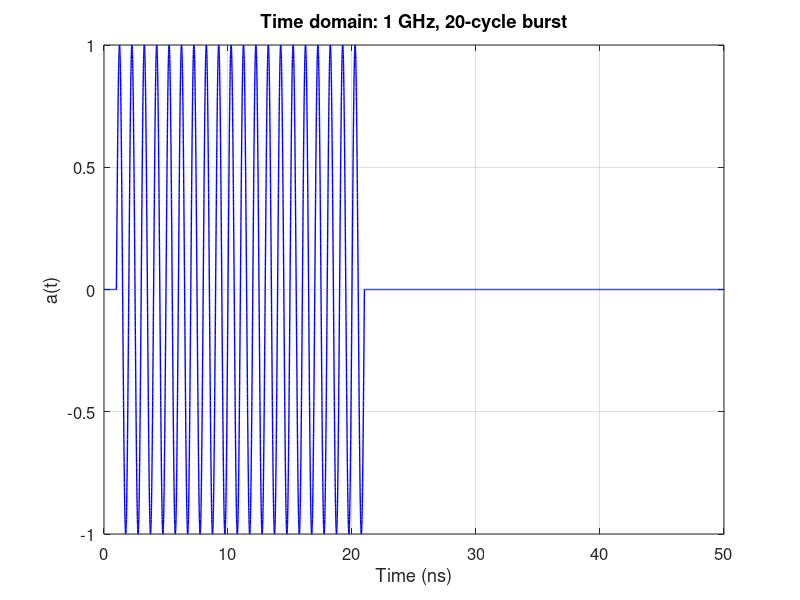
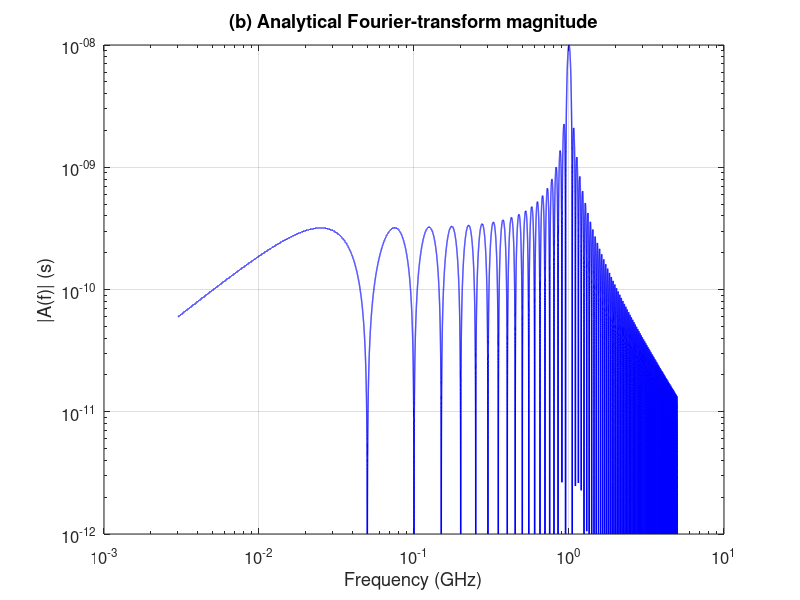

MATLAB code for these plots, in order:
%% Reproduce the 20-cycle RF burst and its analytical spectrum
% No additional toolboxes required.
% A 20 ns burst delayed by 1 ns ends at 21 ns.
% The printed book equation's endpoint NT would instead give 19 cycles.
clear; clc; close all;

%% Parameters
f0  = 1e9;                 % Carrier frequency: 1 GHz
T   = 1/f0;                % One cycle: 1 ns
N   = 20;                  % Number of complete cycles (positive integer)
D   = N*T;                 % Burst duration: 20 ns
tau = 1e-9;                % Start time: 1 ns
assert(N > 0 && N == round(N), 'N must be a positive integer.');

%% (a) Time-domain waveform
t = linspace(0, 50e-9, 10001);
a = zeros(size(t));
on = (t >= tau) & (t <= tau + D);
a(on) = sin(2*pi*f0*(t(on)-tau));

%% (b) Analytical Fourier-transform magnitude
% Equivalent to the book formula, with absolute value and the limit at f0.
% A time delay changes phase, but not spectral magnitude.
f = unique(sort([logspace(log10(3e6), log10(5e9), 80000), ...
                 f0, f0-1/D, f0+1/D]));
w  = 2*pi*f;
w0 = 2*pi*f0;
A = zeros(size(f));
atCarrier = abs(f-f0) < 1; % Avoid the removable 0/0 at the carrier
A(~atCarrier) = abs(2*w0*sin(w(~atCarrier)*D/2) ./ ...
                         (w0^2-w(~atCarrier).^2));
A(atCarrier) = D/2;       % Exact carrier magnitude: 1e-8 s

%% Plots with the book's axis ranges
%% Figure 1: Time-domain waveform
figure('Color','w');

plot(t*1e9, a, 'b', 'LineWidth', 1);
xlim([0 50]);
ylim([-1 1]);

xticks(0:10:50);
yticks(-1:0.5:1);

xlabel('Time (ns)');
ylabel('a(t)');
title('Time domain: 1 GHz, 20-cycle burst');

grid on;
box on;
set(gca,'FontSize',12);

%% Figure 2: Frequency-domain spectrum
figure('Color','w');

loglog(f/1e9, max(A,1e-12), 'b', 'LineWidth', 1);
xlim([1e-3 1e1]);
ylim([1e-12 1e-8]);

xticks([1e-3 1e-2 1e-1 1 10]);
yticks([1e-12 1e-11 1e-10 1e-9 1e-8]);

xlabel('Frequency (GHz)');
ylabel('|A(f)| (s)');
title('Analytical Fourier-transform magnitude');

grid on;
box on;
set(gca,'FontSize',12,'XMinorGrid','off','YMinorGrid','off');
% Floor only for displaying nulls on a logarithmic axis.
loglog(f/1e9, max(A,1e-12), 'b', 'LineWidth', 1);
xlim([1e-3 1e1]); ylim([1e-12 1e-8]);
xticks([1e-3 1e-2 1e-1 1 10]);
yticks([1e-12 1e-11 1e-10 1e-9 1e-8]);
xlabel('Frequency (GHz)');
ylabel('|A(f)| (s)');
title('(b) Analytical Fourier-transform magnitude');
grid on; box on;
set(gca,'FontSize',12,'XMinorGrid','off','YMinorGrid','off');

fprintf('Burst duration: %.1f ns\n',D*1e9);
fprintf('Burst starts at %.1f ns and ends at %.1f ns\n', ...
        tau*1e9,(tau+D)*1e9);
fprintf('Magnitude at the carrier: %.3e s\n',D/2);
fprintf('First zeros around carrier: %.0f and %.0f MHz\n', ...
        (f0-1/D)/1e6,(f0+1/D)/1e6);
